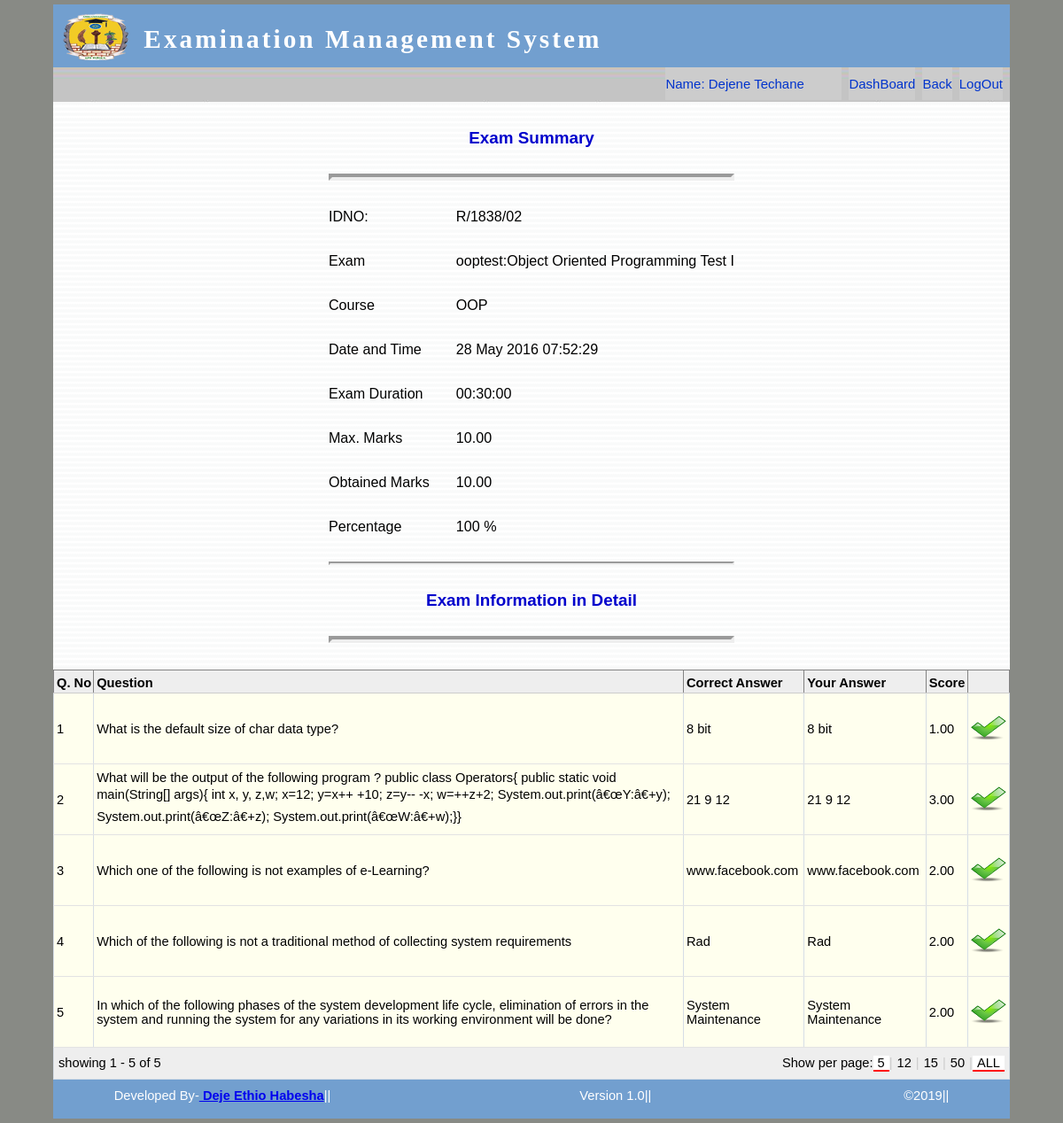
Screenshot of /student/viewresult.php?details=1 (signed in) with the database file from the repository.
### tables this page shows
CREATE TABLE IF NOT EXISTS `student` (
  `stdid` int(11) NOT NULL,
  `idno` varchar(100) NOT NULL,
  `fullname` varchar(100) NOT NULL,
  `sex` varchar(5) NOT NULL,
  `dept` varchar(100) NOT NULL,
  `uid` int(11) NOT NULL
);

CREATE TABLE IF NOT EXISTS `studentquestion` (
  `uid` int(11) NOT NULL,
  `testid` int(11) NOT NULL,
  `qnid` int(11) NOT NULL,
  `answered` enum('answered','unanswered','review','') DEFAULT NULL,
  `stdanswer` enum('optiona','optionb','optionc','optiond') DEFAULT NULL
);

CREATE TABLE IF NOT EXISTS `question` (
  `testid` int(11) NOT NULL DEFAULT '0',
  `qnid` int(11) NOT NULL DEFAULT '0',
  `question` text NOT NULL,
  `optiona` text NOT NULL,
  `optionb` text NOT NULL,
  `optionc` text NOT NULL,
  `optiond` text NOT NULL,
  `correctanswer` enum('optiona','optionb','optionc','optiond') NOT NULL,
  `marks` decimal(10,2) NOT NULL
);

### include/dbsettings.php (called while the page is built, shortened)
<?php
$dbname="ems";
?>

### include/emsdb.php (called while the page is built, shortened)
<?php
include_once 'dbsettings.php';
$conn=false;
function executeQuery($query)
{
    global $conn,$dbserver,$dbname,$dbpassword,$dbusername;
    if (!($conn = @mysql_connect ($dbserver,$dbusername,$dbpassword)))
         $message="Cannot connect to server";
    $result=mysql_query($query,$conn);
    if(!$result)
        $message="Error while executing query.<br/>Mysql Error: ".mysql_error();
    else
        return $result;
}
?>

### student/viewresult.php (the view, shortened to what this page needs)
<?php
include_once '../include/emsdb.php';
?>
<!DOCTYPE html PUBLIC "-//W3C//DTD XHTML 1.0 Strict//EN"
    "http://www.w3.org/TR/xhtml1/DTD/xhtml1-strict.dtd">
<html>
    <head>
		<link rel="stylesheet" type="text/css" href="../jTPS.css">
        <link rel="stylesheet" type="text/css" href="../ems.css"/>
    </head>
    <body >
        <div id="container">
             <div class="header">
                <?php require'../include/header.php';?>
                </div>
            <form id="summary" action="viewresult.php" method="post">
                <div class="menubar">
                    <ul id="menu">
                        <?php if(isset($_SESSION['username'])) {
                        if(isset($_REQUEST['details'])) {
              ?>
                        <li><input type="submit" value="LogOut" name="logout" class="subbtn" title="Log Out"/></li>
                        <li><input type="submit" value="Back" name="back" class="subbtn" title="View Results"/></li>
                       <li><input type="submit" value="DashBoard" name="dashboard" class="subbtn" title="Dash Board"/></li>
                                     <?php
               $result=executeQuery("select * from student where idno='".$_SESSION['username']."';");
                $r=mysql_fetch_array($result);
                ?>
                <li><input type="" class="subbtn" value="Name: <?php echo htmlspecialchars_decode($r['fullname'], ENT_QUOTES);?>"></li>
                        <?php
                        }
                        ?>
                    </ul>
                </div>
                <div class="page">
                        <?php
                        if(isset($_REQUEST['details'])) {
                            $result=executeQuery("select u.username,t.testname,t.testdesc,c.cname,DATE_FORMAT(st.starttime,'%d %M %Y %H:%i:%s') as stime,TIMEDIFF(st.endtime,st.starttime) as dur,(select sum(marks) from question where testid=".$_REQUEST['details'].") as tm,IFNULL((select sum(q.marks) from studentquestion as sq, question as q where sq.testid=q.testid and sq.qnid=q.qnid and sq.answered='answered' and sq.stdanswer=q.correctanswer and sq.uid=".$_SESSION['uid']." and sq.testid=".$_REQUEST['details']."),0) as om from user as u,test as t, course as c,studenttest as st where u.uid=st.uid and st.testid=t.testid and t.cid=c.cid and st.uid=".$_SESSION['uid']." and st.testid=".$_REQUEST['details'].";") ;
                            if(mysql_num_rows($result)!=0) {
                                $r=mysql_fetch_array($result);
                                ?>
                    <table cellpadding="20" cellspacing="30" border="0" style="background:#ffffff url(../images/page.gif);text-align:left;line-height:20px;">
                        <tr>
                            <td colspan="2"><h3 style="color:#0000cc;text-align:center;">Exam Summary</h3></td>
                        </tr>
                        <tr>
                            <td colspan="2" ><hr style="color:#ff0000;border-width:4px;"/></td>
                        </tr>
                        <tr>
                            <td>IDNO:</td>
                            <td><?php echo htmlspecialchars_decode($r['username'],ENT_QUOTES); ?></td>
                        </tr>
                        <tr>
                            <td>Exam</td>
                            <td><?php echo htmlspecialchars_decode($r['testname'],ENT_QUOTES).":".htmlspecialchars_decode($r['testdesc'],ENT_QUOTES); ?></td>
                        </tr>
                        <tr>
                            <td>Course</td>
                            <td><?php echo htmlspecialchars_decode($r['cname'],ENT_QUOTES); ?></td>
                        </tr>
                        <tr>
                            <td>Date and Time</td>
                            <td><?php echo $r['stime']; ?></td>
                        </tr>
                        <tr>
                            <td>Exam Duration</td>
                            <td><?php echo $r['dur']; ?></td>
                        </tr>
                        <tr>
                            <td>Max. Marks</td>
                            <td><?php echo $r['tm']; ?></td>
                        </tr>
                        <tr>
                            <td>Obtained Marks</td>
                            <td><?php echo $r['om']; ?></td>
                        </tr>
                        <tr>
                            <td>Percentage</td>
                            <td><?php echo (($r['om']/$r['tm'])*100)." %"; ?></td>
                        </tr>
                        <tr>
                            <td colspan="2" ><hr style="color:#ff0000;border-width:2px;"/></td>
                        </tr>
                         <tr>
                            <td colspan="2"><h3 style="color:#0000cc;text-align:center;">Exam Information in Detail</h3></td>
                        </tr>
                        <tr>
                            <td colspan="2" ><hr style="color:#ff0000;border-width:4px;"/></td>
                        </tr>
                    </table>
                                <?php
                                $result1=executeQuery("select q.qnid as questionid,q.question as quest,q.correctanswer as ca,sq.answered as status,sq.stdanswer as sa from studentquestion as sq,question as q where q.qnid=sq.qnid and sq.testid=q.testid and sq.testid=".$_REQUEST['details']." and sq.uid=".$_SESSION['uid']." order by q.qnid;" );
                                if(mysql_num_rows($result1)==0) {
                                    echo"<h3 style=\"color:#0000cc;text-align:center;\">1.Sorry because of some problems Individual questions Cannot be displayed.</h3>";
                                }
                                else {
                                    ?>
                    <table id="demoTable" cellpadding="30" cellspacing="10" class="datatable">
                    <thead>
                        <tr>
                            <th>Q. No</th>
                            <th>Question</th>
                            <th>Correct Answer</th>
                            <th>Your Answer</th>
                            <th>Score</th>
                            <th>&nbsp;</th>
                        </tr>
                          </thead>
                        <tbody>
                                        <?php
                                        while($r1=mysql_fetch_array($result1)) {
                                           $result2=executeQuery("select ".$r1['ca']." as corans,IF('".$r1['status']."'='answered',(select ".$r1['sa']." from question where qnid=".$r1['questionid']." and testid=".$_REQUEST['details']."),'unanswered') as stdans, IF('".$r1['status']."'='answered',IFNULL((select q.marks from question as q, studentquestion as sq where q.qnid=sq.qnid and q.testid=sq.testid and q.correctanswer=sq.stdanswer and sq.uid=".$_SESSION['uid']." and q.qnid=".$r1['questionid']." and q.testid=".$_REQUEST['details']."),0),0) as stdmarks from question where qnid=".$r1['questionid']." and testid=".$_REQUEST['details'].";");
                                            if($r2=mysql_fetch_array($result2)) {
                                                ?>
                        <tr>
                            <td><?php echo $r1['questionid']; ?></td>
                            <td><?php echo htmlspecialchars_decode($r1['quest'],ENT_QUOTES); ?></td>
                            <td><?php echo htmlspecialchars_decode($r2['corans'],ENT_QUOTES); ?></td>
                            <td><?php echo htmlspecialchars_decode($r2['stdans'],ENT_QUOTES); ?></td>
                            <td><?php echo $r2['stdmarks']; ?></td>
                                                    <?php
                                                    if($r2['stdmarks']==0) {
                                                        echo"<td class=\"tddata\"><img src=\"../images/wrong.png\" title=\"Wrong Answer\" height=\"30\" width=\"40\" alt=\"Wrong Answer\" /></td>";
                                                    }
                                                    else {
                                                        echo"<td class=\"tddata\"><img src=\"../images/correct.png\" title=\"Correct Answer\" height=\"30\" width=\"40\" alt=\"Correct Answer\" /></td>";
                                                    }
                                                    ?>
                        </tr>
                            <?php
                                                }
                                                else {
                                                    echo"<h3 style=\"color:#0000cc;text-align:center;\">Sorry because of some problems Individual questions Cannot be displayed.</h3>".mysql_error();
                                                }
                                            }
                                        }
                                    }
                                    else {
                                        echo"<h3 style=\"color:#0000cc;text-align:center;\">Something went wrong. Please logout and Try again.</h3>".mysql_error();
                                    }
                                    ?>
                                     </tbody>
				<tfoot class="nav">
               		 <tr>
                        <td colspan=6 ><font color="#000000">
                                <div class="selectPerPage"></div>
                                <div class="status"></div>
								</font>
                        </td>
                </tr>
        </tfoot>
                    </table>
                                <?php
                        }
                    }
                    ?>
                </div>
            </form>
             <div id="footer">
           <?php include'../include/footer.php';?>
       </div>
      </div>
  </body>
</html>

### jTPS.css (style rules this page uses)
.jTPS tfoot .pagination, tfoot .paginationTitle, tfoot .selectPerPage { float: right; white-space: nowrap; line-height: 25px; vertical-align: middle; }
.jTPS tfoot .status { white-space: nowrap; line-height: 25px; vertical-align: middle; }
.jTPS tfoot td { padding: 5px; background: #eee url(eeGrad2.gif) bottom repeat-x; }
.jTPS thead th { color: #000; background: #eee url(eeGrad2.gif) bottom repeat-x; border-bottom: 1px solid #ccc; padding-top: 6px !important; }
.jTPS tbody td { border-bottom: 1px solid #e3e3e3; }

### ems.css (style rules this page uses)
* { margin: 0; padding: 0; }
body { background:url(images/bg.png) repeat; height:auto; font-size:11pt; }
#container { width:90%; margin:5px 5% 5px 5%; }
.page { background: url("images/page.gif") repeat ; height:auto; width:auto; }
.header { background: url("images/header.png") repeat; height:6em; margin-top:0; margin-bottom:-1.2em; border-bottom: 1px solid #98CD36; overflow: hidden; }
.menubar { background:#808080 url("images/menu.png") repeat; height:2.7em; }
.subbtn { font-family:Arial, Helvetica, sans-serif; background:url("images/btn.png"); font-size:15px; width:auto; height:37px; float:right; margin-right:8px; repeat-x top center; border: 0 solid #06C; -moz-border-radius: 5px; color:#03C; }
table { border:0; background:#f5f9f4; font-family:verdana,sans-serif; font-size:1.1em; margin-left:auto; margin-right:auto; text-align:center; }
#menu li { list-style-type:none; display:inline; float:right; }
#footer { background:url(images/header.png) repeat-x; height:2em; color:#ffffff; text-align:center; padding:10px 5px 5px 5px; font-family:verdana,sans-serif; font-size:1em; }
.datatable { border: 1px solid #D6DDE6; border-collapse: collapse; text-align:left; width: 100%; font-size:1em; }
.datatable td { border: 1px solid #D6DDE6; padding: 0.3em; }
.datatable .tddata { text-align:center; margin-left:auto; margin-right:auto; }
.datatable th { border: 1px solid #828282; background-color: #ffcccc; font-weight: bold; text-align:left; padding-left: 0.3em; }
.datatable tr { background-color: #ffffee; color: #000000; }

### student/viewresult.php (style rules this page uses)
body { font-family: Tahoma; font-size: 10pt; }
#demoTable thead th { white-space: nowrap; overflow-x:hidden; padding: 3px; }
#demoTable tbody td { padding: 3px; }

### rows the page displays
student: fullname "Name: Dejene Techane"
studentquestion: question.qnid "1", question.question "What is the default size of char data type?", question.optiona "8 bit", stdans "8 bit", stdmarks "1.00"
studentquestion: question.qnid "2", question.question "What will be the output of the following program ? public class Operators{ public static void main(String[] args){ int x, y, z,w; x=12; y=x++ +10; z=y-- -x; w=++z+2; System.out.print(â€œY:â€+y); System.out.print(â€œZ:â€+z); System.out.print(â€œW:â€+w);}}", question.optionc "21 9 12", stdans "21 9 12", stdmarks "3.00"
studentquestion: question.qnid "3", question.question "Which one of the following is not examples of e-Learning?", question.optionc "www.facebook.com", stdans "www.facebook.com", stdmarks "2.00"
studentquestion: question.qnid "4", question.question "Which of the following is not a traditional method of collecting system requirements", question.optionb "Rad", stdans "Rad", stdmarks "2.00"
studentquestion: question.qnid "5", question.question "In which of the following phases of the system development life cycle, elimination of errors in the system and running the system for any variations in its working environment will be done?", question.optiona "System Maintenance", stdans "System Maintenance", stdmarks "2.00"

### other values shown
htmlspecialchars_decode($r['username'],ENT_QUOTES) "R/1838/02"
htmlspecialchars_decode($r['testname'],ENT_QUOTES) "ooptest"
htmlspecialchars_decode($r['testdesc'],ENT_QUOTES) "Object Oriented Programming Test I"
htmlspecialchars_decode($r['cname'],ENT_QUOTES) "OOP"
$r['stime'] "28 May 2016 07:52:29"
$r['dur'] "00:30:00"
$r['tm'] "10.00"
$r['om'] "10.00"
